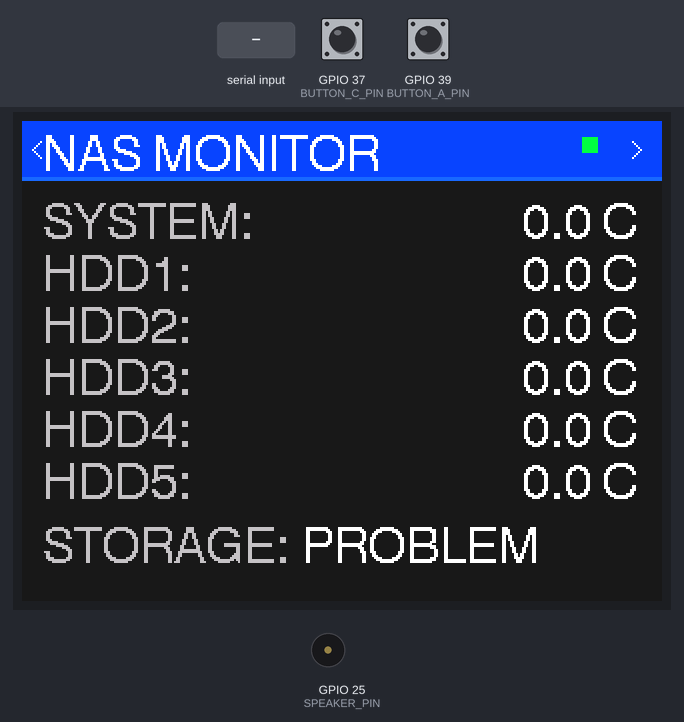
The sketch below on a simulated ESP32. Parts: 320×240 colour display, buzzer (waves = sounding, pin HIGH). The inputs (shaded band) are chosen by the test bench; at power-on: GPIO 37 (BUTTON_C_PIN) HIGH, GPIO 39 (BUTTON_A_PIN) HIGH. What the sketch prints to the serial monitor is not drawn.

Above: at 3.7 s.
3.8 s: GPIO 37 (BUTTON_C_PIN) pulled LOW for 0.15 s
At 5.1 s:
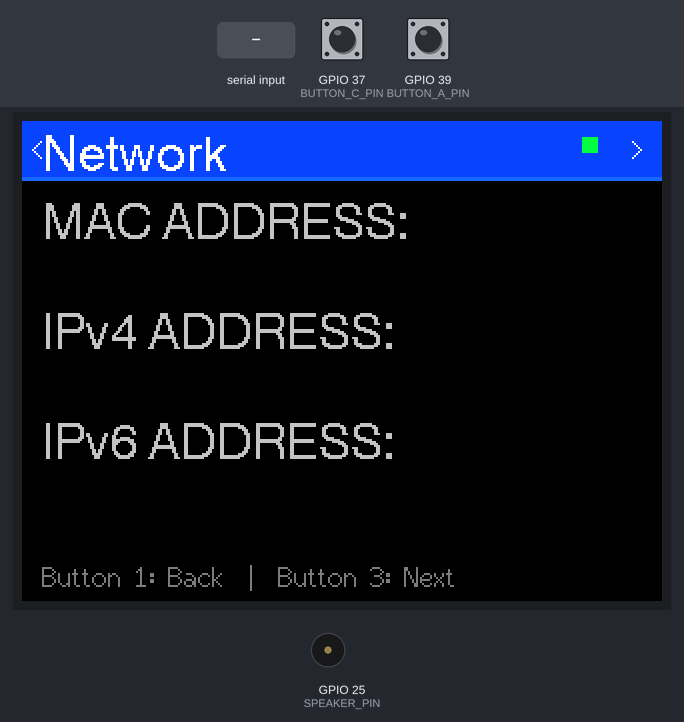
5.4 s: "NETWORK:90\n" received over Serial
At 6.2 s:
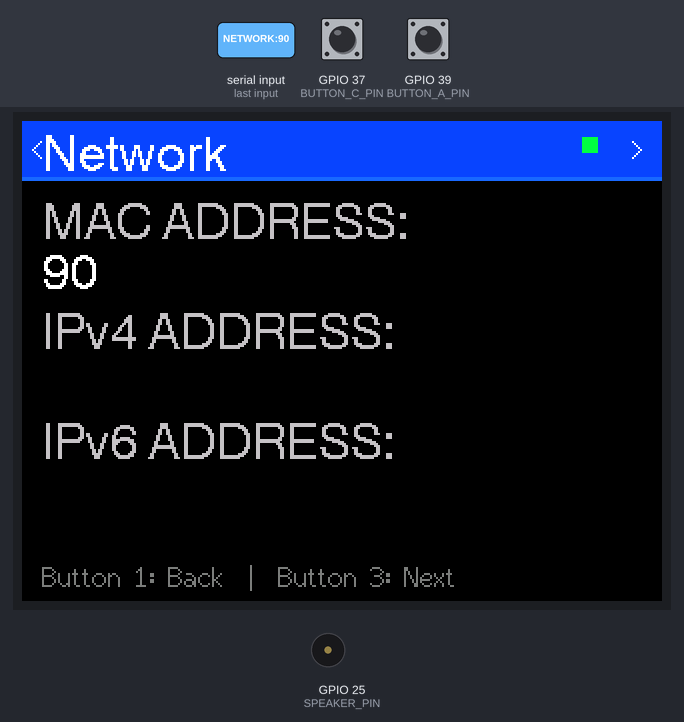
7.0 s: GPIO 37 (BUTTON_C_PIN) pulled LOW for 1 s
At 8.3 s:
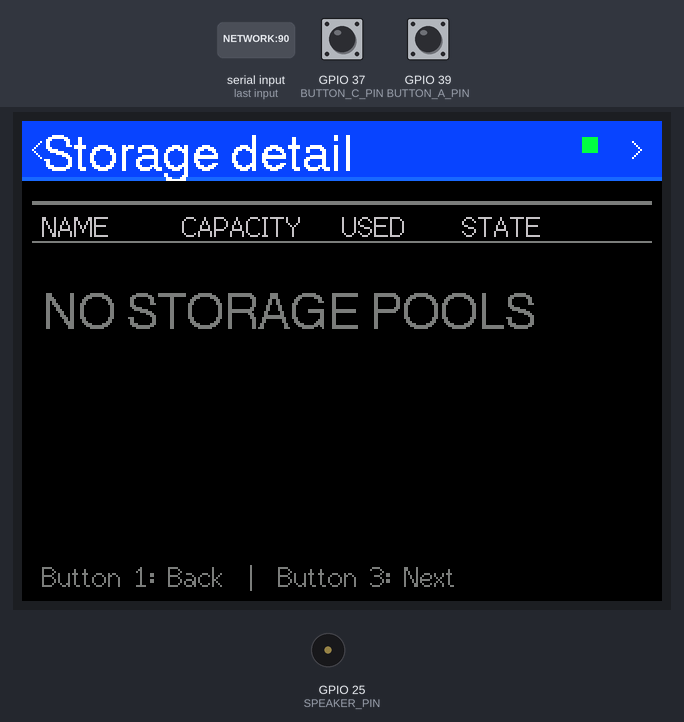
9.5 s: "POOL:\n" received over Serial
At 9.9 s:
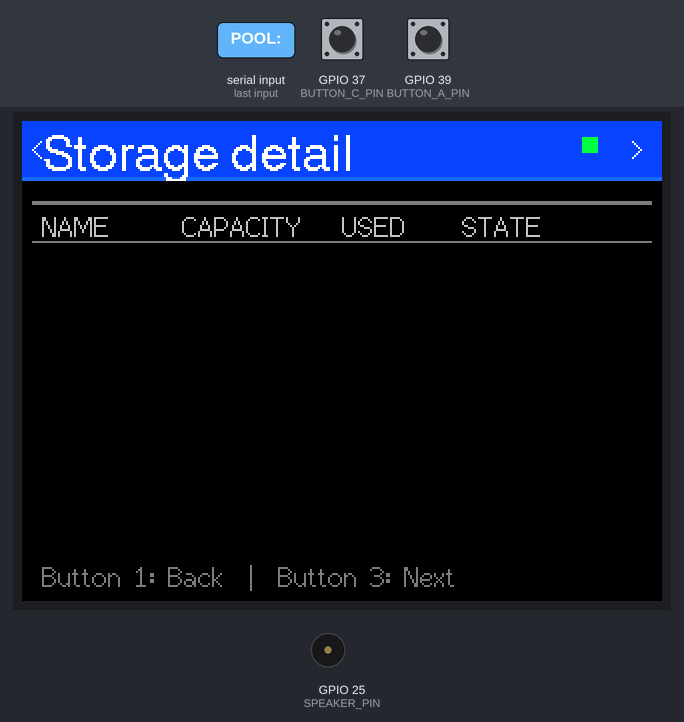
11.0 s: "POOL:,45\n" received over Serial
12.5 s: GPIO 39 (BUTTON_A_PIN) pulled LOW for 0.15 s
At 12.61 s:
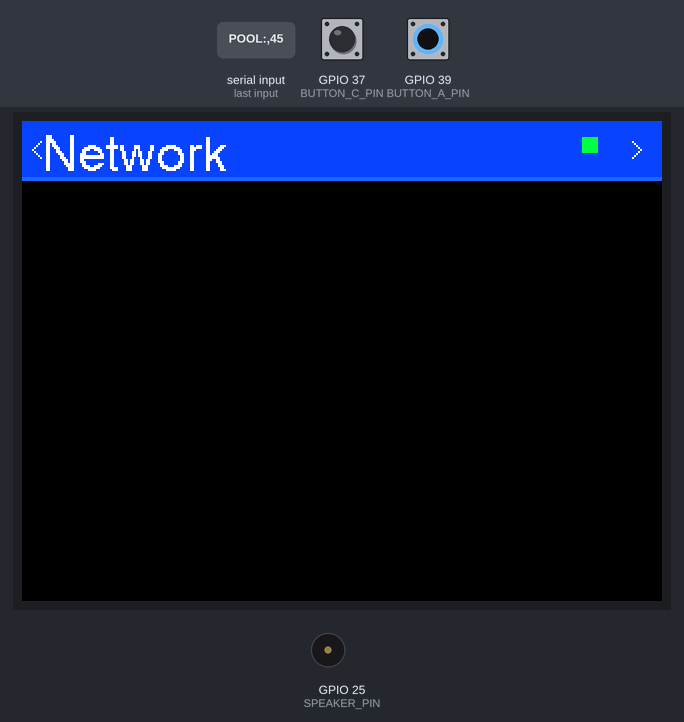
Timing chart, 0 to 15.1 s (numbered marks = the images above; inputs shaded):
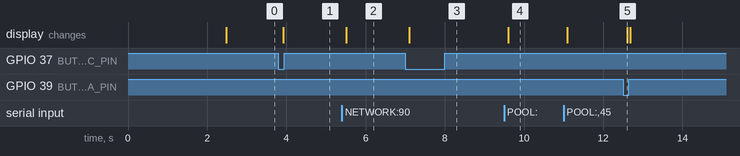

Measured:
- after the input at 3.8 s, the display: changes after 0.12 s (image 1)
- after the input at 5.4 s, the display: changes after 0.11 s (image 2)
- after the input at 7.0 s, the display: changes after 0.11 s (image 3)
- after the input at 9.5 s, the display: changes after 0.10 s (image 4)
- after the input at 12.5 s, the display: changes after 0.10 s (image 5)

The sketch:

SystemMonitor.ino
```cpp
#include <M5GFX.h>

M5GFX display;

// M5Stack Core pins
#define SPEAKER_PIN 25
#define BUTTON_A_PIN 39  // Button 1 (Back)
#define BUTTON_B_PIN 38  // Button 2 (Middle)
#define BUTTON_C_PIN 37  // Button 3 (Next)

// Modern color scheme
#define BLACK     0x0000
#define DARK_GREY 0x18C3
#define GREY      0x7BEF
#define LIGHT_GREY 0xC618
#define WHITE     0xFFFF
#define BLUE      0x1B5F    // Modern blue
#define DARK_BLUE 0x0A3F    // Header background
#define GREEN     0x07E8    // Success green
#define ORANGE    0xFD20    // Warning orange
#define RED       0xF800    // Error red
#define RED_DARK  0xA000    // Dark red for bars
#define YELLOW    0xFFE0

int _width = 320;
int _height = 240;

// Screen definitions
enum Screen {
  SCREEN_MAIN = 0,
  SCREEN_NETWORK = 1,
  SCREEN_STORAGE = 2,
  SCREEN_COUNT = 3
};

struct PoolData {
  String name;
  String capacity;
  String usage;
  String state;
};

struct SystemData {
  float systemTemp;
  float hdd1Temp;
  float hdd2Temp;
  float hdd3Temp;
  float hdd4Temp;
  float hdd5Temp;
  String storageState;
  String macAddress;
  String ipv4Address;
  String ipv6Address;
  PoolData pools[4]; // Support up to 4 storage pools
  int poolCount;
  unsigned long lastUpdate;
  bool hasError;
};

SystemData sysData = {0, 0, 0, 0, 0, 0, "Unknown", "", "", "", {}, 0, 0, false};
SystemData lastDisplayData = {-1, -1, -1, -1, -1, -1, "", "", "", "", {}, 0, 0, false};
const unsigned long UPDATE_TIMEOUT = 60000;
const float TEMP_THRESHOLD = 52.0;
bool forceRedraw = true;
bool lastHighTempState = false;
bool lastStorageProblemState = false;

// Navigation variables
Screen currentScreen = SCREEN_MAIN;
Screen lastScreen = SCREEN_MAIN;
bool buttonAPressed = false;
bool buttonCPressed = false;
unsigned long lastButtonPress = 0;
const unsigned long BUTTON_DEBOUNCE = 200;

void initDisplay() {
  display.begin();
  display.setRotation(1); // Landscape orientation
  display.fillScreen(BLACK);
  display.setTextColor(WHITE);
  display.setFont(&fonts::Font2); // Use built-in font

  // Initialize buttons
  pinMode(BUTTON_A_PIN, INPUT_PULLUP);
  pinMode(BUTTON_B_PIN, INPUT_PULLUP);
  pinMode(BUTTON_C_PIN, INPUT_PULLUP);
}

void fillScreen(uint16_t color) {
  display.fillScreen(color);
}

void fillRect(int x, int y, int w, int h, uint16_t color) {
  display.fillRect(x, y, w, h, color);
}


void drawString(int x, int y, String str, uint16_t color) {
  display.setCursor(x, y);
  display.setTextColor(color);
  display.setTextSize(1);
  display.print(str);
}

void drawStringLarge(int x, int y, String str, uint16_t color) {
  display.setCursor(x, y);
  display.setTextColor(color);
  display.setTextSize(2);
  display.print(str);
}

void drawStringMedium(int x, int y, String str, uint16_t color) {
  display.setCursor(x, y);
  display.setTextColor(color);
  display.setTextSize(1);
  display.setFont(&fonts::Font4); // Slightly larger than default
  display.print(str);
  display.setFont(&fonts::Font2); // Reset to default
}

void beep(int frequency, int duration) {
  tone(SPEAKER_PIN, frequency, duration);
  delay(duration);
  noTone(SPEAKER_PIN);
}

void alertBeep() {
  // Triple beep pattern for alerts
  //beep(1000, 200);
  //delay(100);
  //beep(1000, 200);
  //delay(100);
  //beep(1000, 200);
}

void handleButtons() {
  unsigned long currentTime = millis();

  // Debounce protection
  if (currentTime - lastButtonPress < BUTTON_DEBOUNCE) {
    return;
  }

  // Button A (Back) - Previous screen
  if (digitalRead(BUTTON_A_PIN) == LOW && !buttonAPressed) {
    buttonAPressed = true;
    lastButtonPress = currentTime;
    currentScreen = (Screen)((currentScreen - 1 + SCREEN_COUNT) % SCREEN_COUNT);
    forceRedraw = true;
    Serial.println("Button A pressed - Previous screen");
  } else if (digitalRead(BUTTON_A_PIN) == HIGH) {
    buttonAPressed = false;
  }

  // Button C (Next) - Next screen
  if (digitalRead(BUTTON_C_PIN) == LOW && !buttonCPressed) {
    buttonCPressed = true;
    lastButtonPress = currentTime;
    currentScreen = (Screen)((currentScreen + 1) % SCREEN_COUNT);
    forceRedraw = true;
    Serial.println("Button C pressed - Next screen");
  } else if (digitalRead(BUTTON_C_PIN) == HIGH) {
    buttonCPressed = false;
  }
}

void setup() {
  Serial.begin(115200);
  delay(2000);

  Serial.println("=== M5Stack System Monitor Starting ===");
  Serial.println("Initializing display...");

  // Initialize speaker
  pinMode(SPEAKER_PIN, OUTPUT);

  initDisplay();
  fillScreen(BLACK);

  Serial.println("Drawing interface...");
  drawHeader();
  displayCurrentScreen();

  sysData.lastUpdate = millis();
  Serial.println("System ready with multi-screen navigation!");
  Serial.println("Button 1 (A): Previous screen | Button 3 (C): Next screen");
  Serial.println("");
  Serial.println("=== SERIAL COMMANDS ===");
  Serial.println("1. Temperature data:");
  Serial.println("   UPDATE:sys_temp,hdd1,hdd2,hdd3,hdd4,hdd5,storage_state");
  Serial.println("   Example: UPDATE:45.2,38.1,42.5,39.8,41.2,43.6,Healthy");
  Serial.println("");
  Serial.println("2. Network information:");
  Serial.println("   NETWORK:mac_address,ipv4_address,ipv6_address");
  Serial.println("   Example: NETWORK:aa:bb:cc:dd:ee:ff,192.168.1.100,2001:db8::1");
  Serial.println("");
  Serial.println("3. Storage pools:");
  Serial.println("   POOL:RESET (clears all pools)");
  Serial.println("   POOL:name,capacity,usage,state");
  Serial.println("   Example: POOL:tank1,2TB,65%,Healthy");
  Serial.println("            POOL:backup,1TB,80%,Degraded");
}

void loop() {
  checkSerialData();

  static bool errorReported = false;
  bool previousErrorState = sysData.hasError;

  if (millis() - sysData.lastUpdate > UPDATE_TIMEOUT) {
    if (!sysData.hasError) {
      Serial.println("WARNING: 60 second timeout exceeded! Setting error state.");
      errorReported = false;
      forceRedraw = true;
    }
    sysData.hasError = true;
    if (!errorReported) {
      Serial.println("ERROR: No updates received for more than 1 minute!");
      errorReported = true;
    }
  } else {
    if (sysData.hasError) {
      Serial.println("INFO: Error state cleared - updates resumed");
      errorReported = false;
      forceRedraw = true;
    }
    sysData.hasError = false;
  }

  handleButtons();
  displayCurrentScreen();

  delay(100); // Reduced for better button responsiveness
}

void drawHeader() {
  // Modern gradient-like header - optimized size
  fillRect(0, 0, 320, 28, DARK_BLUE);
  fillRect(0, 28, 320, 2, BLUE);

  // Title with screen indicator
  String headerTitle = "NAS MONITOR";
  switch(currentScreen) {
    case SCREEN_MAIN:
      break;
    case SCREEN_NETWORK:
      headerTitle = "Network";
      break;
    case SCREEN_STORAGE:
      headerTitle = "Storage detail";
      break;
  }

  drawStringMedium(10, 6, headerTitle, WHITE);

  // Status indicator dot
  fillRect(280, 8, 8, 8, GREEN);

  // Navigation indicators
  drawString(5, 6, "<", WHITE);   // Back button
  drawString(305, 6, ">", WHITE); // Next button

  Serial.println("M5GFX header with screen: " + String(currentScreen));
}

bool needsRedraw() {
  return forceRedraw ||
         currentScreen != lastScreen ||
         sysData.systemTemp != lastDisplayData.systemTemp ||
         sysData.hdd1Temp != lastDisplayData.hdd1Temp ||
         sysData.hdd2Temp != lastDisplayData.hdd2Temp ||
         sysData.hdd3Temp != lastDisplayData.hdd3Temp ||
         sysData.hdd4Temp != lastDisplayData.hdd4Temp ||
         sysData.hdd5Temp != lastDisplayData.hdd5Temp ||
         sysData.storageState != lastDisplayData.storageState ||
         sysData.macAddress != lastDisplayData.macAddress ||
         sysData.ipv4Address != lastDisplayData.ipv4Address ||
         sysData.ipv6Address != lastDisplayData.ipv6Address ||
         sysData.poolCount != lastDisplayData.poolCount ||
         sysData.hasError != lastDisplayData.hasError;
}

void displayNetworkScreen() {
  // Clear main area
  fillRect(0, 30, 320, 210, BLACK);

  int yPos = 40;
  int rowHeight = 45;

  // MAC Address
  drawStringMedium(10, yPos, "MAC ADDRESS:", LIGHT_GREY);
  drawStringMedium(10, yPos + 25, sysData.macAddress, WHITE);
  yPos += rowHeight + 10;

  // IPv4 Address
  drawStringMedium(10, yPos, "IPv4 ADDRESS:", LIGHT_GREY);
  drawStringMedium(10, yPos + 25, sysData.ipv4Address, GREEN);
  yPos += rowHeight + 10;

  // IPv6 Address
  drawStringMedium(10, yPos, "IPv6 ADDRESS:", LIGHT_GREY);
  // Split long IPv6 address if needed
  String ipv6 = sysData.ipv6Address;
  if (ipv6.length() > 25) {
    String line1 = ipv6.substring(0, 25);
    String line2 = ipv6.substring(25);
    drawStringMedium(10, yPos + 25, line1, BLUE);
    drawStringMedium(10, yPos + 40, line2, BLUE);
  } else {
    drawStringMedium(10, yPos + 25, ipv6, BLUE);
  }

  // Navigation hint
  drawString(10, 220, "Button 1: Back  |  Button 3: Next", GREY);
}

void displayStorageScreen() {
  // Clear main area
  fillRect(0, 30, 320, 210, BLACK);

  int yPos = 40;

  // Draw table header
  fillRect(5, yPos, 310, 2, GREY);
  yPos += 5;

  drawString(10, yPos, "NAME", LIGHT_GREY);
  drawString(80, yPos, "CAPACITY", LIGHT_GREY);
  drawString(160, yPos, "USED", LIGHT_GREY);
  drawString(220, yPos, "STATE", LIGHT_GREY);
  yPos += 15;

  fillRect(5, yPos, 310, 1, GREY);
  yPos += 5;

  // Display pools
  for (int i = 0; i < sysData.poolCount && i < 4; i++) {
    // Pool name
    drawString(10, yPos, sysData.pools[i].name, WHITE);

    // Capacity
    drawString(80, yPos, sysData.pools[i].capacity, WHITE);

    // Usage
    drawString(160, yPos, sysData.pools[i].usage, ORANGE);

    // State
    uint16_t stateColor = (sysData.pools[i].state == "Healthy") ? GREEN : RED;
    drawString(220, yPos, sysData.pools[i].state, stateColor);

    yPos += 18;

    // Separator line
    if (i < sysData.poolCount - 1) {
      fillRect(5, yPos, 310, 1, DARK_GREY);
      yPos += 3;
    }
  }

  // If no pools
  if (sysData.poolCount == 0) {
    drawStringMedium(10, yPos + 20, "NO STORAGE POOLS", GREY);
  }

  // Navigation hint
  drawString(10, 220, "Button 1: Back  |  Button 3: Next", GREY);
}

void drawTempRow(int y, String label, float temp, uint16_t bgColor) {
  // Clear row background - bigger rows to fill display
  fillRect(0, y, 320, 26, bgColor);

  // Text color based on background
  uint16_t textColor = (bgColor == RED) ? BLACK : WHITE;
  uint16_t labelColor = (bgColor == RED) ? BLACK : LIGHT_GREY;

  // Label - bigger text with better positioning
  drawStringMedium(10, y + 6, label, labelColor);

  // Temperature bar background - adjusted to not overlap with values
  fillRect(120, y + 5, 120, 16, DARK_GREY);

  // Temperature bar fill
  int barWidth = (int)(temp * 2.6); // Adjusted scaling for shorter bar
  if (barWidth > 120) barWidth = 120;
  if (barWidth < 0) barWidth = 0;

  uint16_t barColor;
  if (temp > TEMP_THRESHOLD) {
    barColor = (bgColor == RED) ? RED_DARK : RED;
  } else if (temp > TEMP_THRESHOLD - 5) {
    barColor = ORANGE;
  } else {
    barColor = GREEN;
  }

  if (barWidth > 0) {
    fillRect(120, y + 5, barWidth, 16, barColor);
  }

  // Temperature value - positioned after the bar
  char tempBuffer[10];
  dtostrf(temp, 4, 1, tempBuffer);
  String tempStr = String(tempBuffer) + " C";
  tempStr.replace(',', '.');
  drawStringMedium(245, y + 6, tempStr, textColor);
}

void displayCurrentScreen() {
  if (!needsRedraw()) {
    return;
  }

  // Always draw header
  drawHeader();

  // Display content based on current screen
  switch(currentScreen) {
    case SCREEN_MAIN:
      displayMainScreen();
      break;
    case SCREEN_NETWORK:
      displayNetworkScreen();
      break;
    case SCREEN_STORAGE:
      displayStorageScreen();
      break;
  }

  // Update status indicator
  fillRect(280, 8, 8, 8, sysData.hasError ? RED : GREEN);

  lastDisplayData = sysData;
  lastScreen = currentScreen;
  forceRedraw = false;
}

void displayMainScreen() {

  uint16_t bgColor = BLACK;
  bool highTemp = (sysData.systemTemp > TEMP_THRESHOLD ||
                   sysData.hdd1Temp > TEMP_THRESHOLD ||
                   sysData.hdd2Temp > TEMP_THRESHOLD ||
                   sysData.hdd3Temp > TEMP_THRESHOLD ||
                   sysData.hdd4Temp > TEMP_THRESHOLD ||
                   sysData.hdd5Temp > TEMP_THRESHOLD);
  bool storageProb = (sysData.storageState == "Problem");

  if (sysData.hasError) {
    bgColor = RED;
    Serial.println("Display: RED background (Error state)");
  } else if (highTemp || storageProb) {
    bgColor = RED;
    if (highTemp && storageProb) {
      Serial.println("Display: RED background (High temperature + Storage problem)");
    } else if (highTemp) {
      Serial.println("Display: RED background (High temperature)");
    } else {
      Serial.println("Display: RED background (Storage problem)");
    }
  } else {
    bgColor = DARK_GREY;
    Serial.println("Display: DARK_GREY background (Normal)");
  }

  // Check for new alert conditions and beep
  if (highTemp && !lastHighTempState) {
    Serial.println("ALERT: High temperature detected - beeping");
    alertBeep();
  }

  if (storageProb && !lastStorageProblemState) {
    Serial.println("ALERT: Storage problem detected - beeping");
    alertBeep();
  }

  // Update previous states
  lastHighTempState = highTemp;
  lastStorageProblemState = storageProb;

  // Clear main area - optimized for smaller header
  fillRect(0, 30, 320, 210, bgColor);

  // Expanded layout to fill display completely
  int yPos = 34;
  int rowHeight = 26; // Bigger rows

  // Temperature readings with labels - all bigger
  drawTempRow(yPos, "SYSTEM:", sysData.systemTemp, bgColor);
  yPos += rowHeight;

  drawTempRow(yPos, "HDD1:", sysData.hdd1Temp, bgColor);
  yPos += rowHeight;

  drawTempRow(yPos, "HDD2:", sysData.hdd2Temp, bgColor);
  yPos += rowHeight;

  drawTempRow(yPos, "HDD3:", sysData.hdd3Temp, bgColor);
  yPos += rowHeight;

  drawTempRow(yPos, "HDD4:", sysData.hdd4Temp, bgColor);
  yPos += rowHeight;

  drawTempRow(yPos, "HDD5:", sysData.hdd5Temp, bgColor);
  yPos += rowHeight + 4;

  // Storage status - bigger to fill remaining space
  fillRect(0, yPos, 320, 28, bgColor);

  // Text color based on background
  uint16_t textColor = (bgColor == RED) ? BLACK : WHITE;
  uint16_t labelColor = (bgColor == RED) ? BLACK : LIGHT_GREY;

  drawStringMedium(10, yPos + 8, "STORAGE:", labelColor);

  // Storage status text without background bar - just colored text
  uint16_t statusColor = (sysData.storageState == "Healthy") ? GREEN : WHITE;
  String statusText = (sysData.storageState == "Healthy") ? "HEALTHY" : "PROBLEM";

  drawStringMedium(140, yPos + 8, statusText, statusColor);
  yPos += 32;

  // Error message - fills bottom space completely
  if (sysData.hasError) {
    fillRect(5, yPos, 310, 22, RED);
    drawString(10, 225, "NO DATA UPDATE", WHITE);
  }

  Serial.println("Main screen updated with temperature readings");
}

void checkSerialData() {
  if (Serial.available()) {
    String command = Serial.readStringUntil('\n');
    command.trim();

    Serial.print("Received: ");
    Serial.println(command);

    if (command.startsWith("UPDATE:")) {
      Serial.println("Processing UPDATE command...");
      parseUpdate(command);
      sysData.lastUpdate = millis();
      sysData.hasError = false;
      forceRedraw = true; // Trigger display update
      Serial.println("Update processed successfully!");
    } else if (command.startsWith("NETWORK:")) {
      Serial.println("Processing NETWORK command...");
      parseNetwork(command);
      forceRedraw = true;
      Serial.println("Network data updated!");
    } else if (command.startsWith("POOL:")) {
      Serial.println("Processing POOL command...");
      parsePool(command);
      forceRedraw = true;
      Serial.println("Pool data updated!");
    } else {
      Serial.println("Unknown command. Supported: UPDATE:, NETWORK:, POOL:");
    }
  }
}

void parseUpdate(String command) {
  command.replace("UPDATE:", "");

  int commaIndex = 0;
  int lastIndex = 0;
  int fieldIndex = 0;

  while (commaIndex != -1 && fieldIndex < 7) {
    commaIndex = command.indexOf(',', lastIndex);
    String value;

    if (commaIndex != -1) {
      value = command.substring(lastIndex, commaIndex);
    } else {
      value = command.substring(lastIndex);
    }

    value.trim();

    switch (fieldIndex) {
      case 0: sysData.systemTemp = value.toFloat(); break;
      case 1: sysData.hdd1Temp = value.toFloat(); break;
      case 2: sysData.hdd2Temp = value.toFloat(); break;
      case 3: sysData.hdd3Temp = value.toFloat(); break;
      case 4: sysData.hdd4Temp = value.toFloat(); break;
      case 5: sysData.hdd5Temp = value.toFloat(); break;
      case 6: sysData.storageState = value; break;
    }

    lastIndex = commaIndex + 1;
    fieldIndex++;
  }
}

void parseNetwork(String command) {
  // Format: NETWORK:mac_address,ipv4_address,ipv6_address
  command.replace("NETWORK:", "");

  int commaIndex = 0;
  int lastIndex = 0;
  int fieldIndex = 0;

  while (commaIndex != -1 && fieldIndex < 3) {
    commaIndex = command.indexOf(',', lastIndex);
    String value;

    if (commaIndex != -1) {
      value = command.substring(lastIndex, commaIndex);
    } else {
      value = command.substring(lastIndex);
    }

    value.trim();

    switch (fieldIndex) {
      case 0: sysData.macAddress = value; break;
      case 1: sysData.ipv4Address = value; break;
      case 2: sysData.ipv6Address = value; break;
    }

    lastIndex = commaIndex + 1;
    fieldIndex++;
  }
}

void parsePool(String command) {
  // Format: POOL:name,capacity,usage,state
  command.replace("POOL:", "");

  // Check if this is a reset command
  if (command == "RESET") {
    sysData.poolCount = 0;
    return;
  }

  int commaIndex = 0;
  int lastIndex = 0;
  int fieldIndex = 0;

  if (sysData.poolCount < 4) {
    PoolData newPool;

    while (commaIndex != -1 && fieldIndex < 4) {
      commaIndex = command.indexOf(',', lastIndex);
      String value;

      if (commaIndex != -1) {
        value = command.substring(lastIndex, commaIndex);
      } else {
        value = command.substring(lastIndex);
      }

      value.trim();

      switch (fieldIndex) {
        case 0: newPool.name = value; break;
        case 1: newPool.capacity = value; break;
        case 2: newPool.usage = value; break;
        case 3: newPool.state = value; break;
      }

      lastIndex = commaIndex + 1;
      fieldIndex++;
    }

    sysData.pools[sysData.poolCount] = newPool;
    sysData.poolCount++;
  }
}
```
